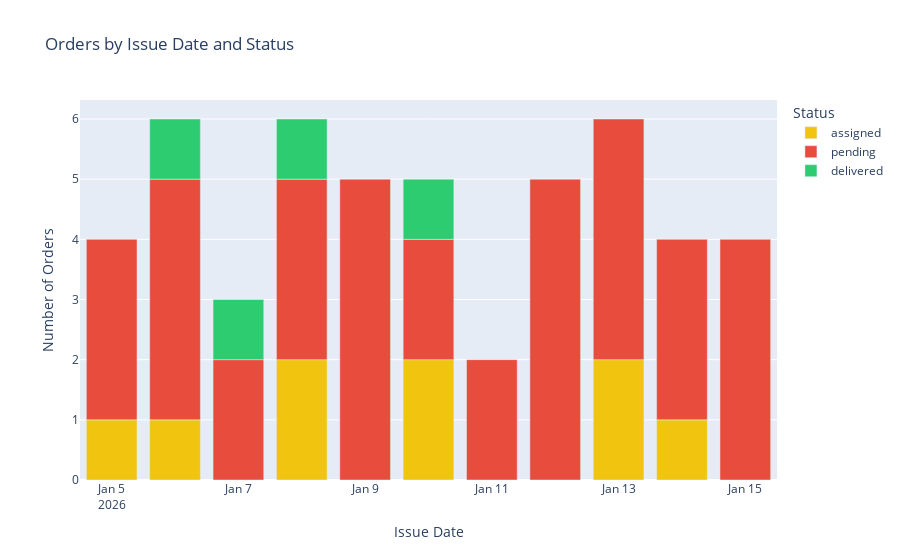

The notebook cell saved with this chart:
### Code cell
# Chart 6: Order Timeline (by issue date)
orders_by_date = all_orders_df.groupby(["issue_date", "status"]).size().reset_index(name="count")

fig = px.bar(
    orders_by_date,
    x="issue_date",
    y="count",
    color="status",
    title="Orders by Issue Date and Status",
    labels={"issue_date": "Issue Date", "count": "Number of Orders", "status": "Status"},
    color_discrete_map={"pending": "#e74c3c", "assigned": "#f1c40f", "delivered": "#2ecc71"}
)
fig.update_layout(xaxis_title="Issue Date", yaxis_title="Number of Orders")
fig.show()

### Figure 1 — Plotly figure (JSON) as saved in the notebook; plotly's stock layout.template omitted (floating-point values rounded to 4 significant figures)
{"data": [{"hovertemplate": "Status=assigned<br>Issue Date=%{x}<br>Number of Orders=%{y}<extra></extra>", "legendgroup": "assigned", "marker": {"color": "#f1c40f", "pattern": {"shape": ""}}, "name": "assigned", "orientation": "v", "showlegend": true, "textposition": "auto", "type": "bar", "x": ["2026-01-05", "2026-01-06", "2026-01-08", "2026-01-10", "2026-01-13", "2026-01-14"], "xaxis": "x", "y": [1, 1, 2, 2, 2, 1], "yaxis": "y"}, {"hovertemplate": "Status=pending<br>Issue Date=%{x}<br>Number of Orders=%{y}<extra></extra>", "legendgroup": "pending", "marker": {"color": "#e74c3c", "pattern": {"shape": ""}}, "name": "pending", "orientation": "v", "showlegend": true, "textposition": "auto", "type": "bar", "x": ["2026-01-05", "2026-01-06", "2026-01-07", "2026-01-08", "2026-01-09", "2026-01-10", "2026-01-11", "2026-01-12", "2026-01-13", "2026-01-14", "2026-01-15"], "xaxis": "x", "y": [3, 4, 2, 3, 5, 2, 2, 5, 4, 3, 4], "yaxis": "y"}, {"hovertemplate": "Status=delivered<br>Issue Date=%{x}<br>Number of Orders=%{y}<extra></extra>", "legendgroup": "delivered", "marker": {"color": "#2ecc71", "pattern": {"shape": ""}}, "name": "delivered", "orientation": "v", "showlegend": true, "textposition": "auto", "type": "bar", "x": ["2026-01-06", "2026-01-07", "2026-01-08", "2026-01-10"], "xaxis": "x", "y": [1, 1, 1, 1], "yaxis": "y"}], "layout": {"barmode": "relative", "legend": {"title": {"text": "Status"}, "tracegroupgap": 0}, "title": {"text": "Orders by Issue Date and Status"}, "xaxis": {"anchor": "y", "domain": [0, 1], "title": {"text": "Issue Date"}}, "yaxis": {"anchor": "x", "domain": [0, 1], "title": {"text": "Number of Orders"}}}}
